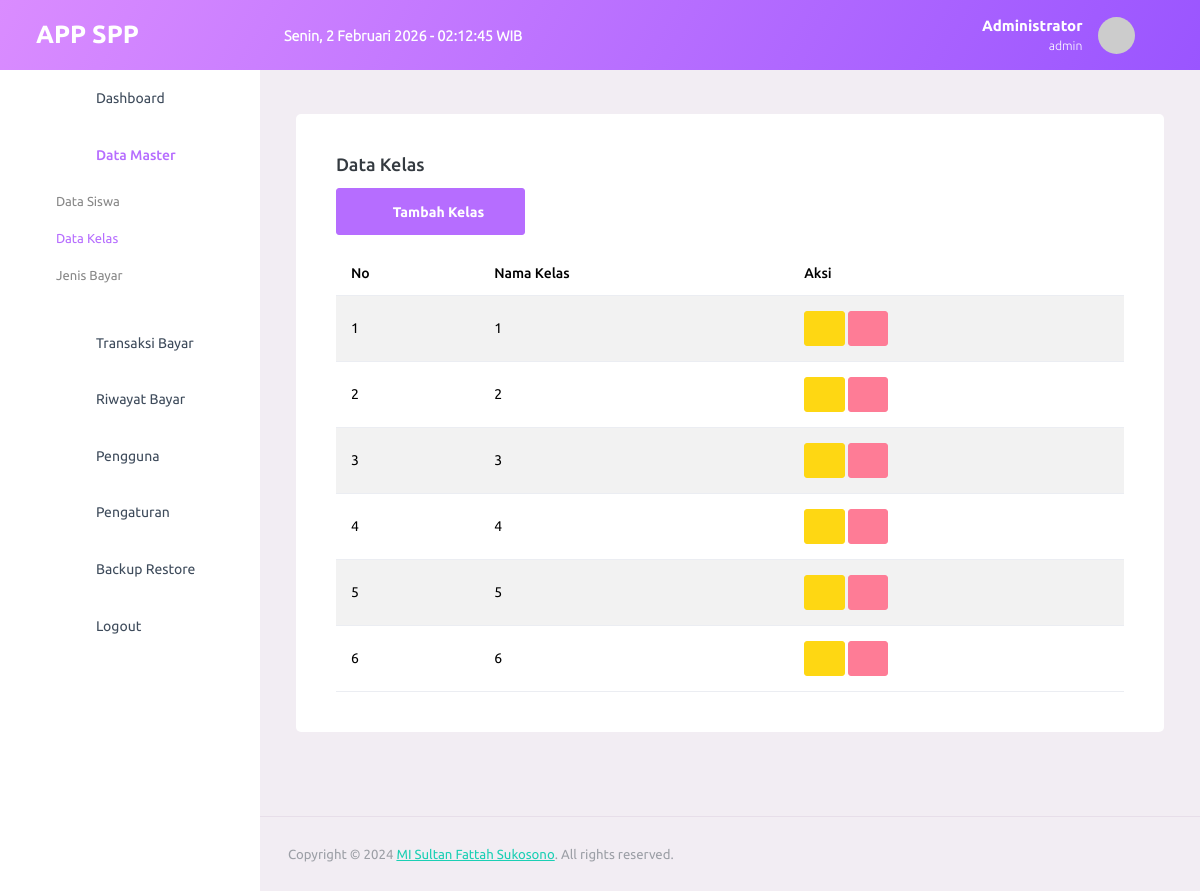
/data/kelas.php (signed in), run on the app's committed database.
### tables this page shows
CREATE TABLE `kelas` (
  `id_kelas` int NOT NULL AUTO_INCREMENT,
  `nama_kelas` varchar(20) NOT NULL,
  PRIMARY KEY (`id_kelas`)
);

### data/kelas.php (the view, shortened to what this page needs)
<?php
include '../template/header.php';
include '../template/sidebar.php';
?>
<div class="row">
    <div class="col-lg-12 grid-margin stretch-card">
        <div class="card">
            <div class="card-body">
                <h4 class="card-title">Data Kelas</h4>
                <button type="button" class="btn btn-primary mb-3" data-bs-toggle="modal" data-bs-target="#modalTambah">
                    <i class="mdi mdi-plus"></i> Tambah Kelas
                </button>
                <div class="table-responsive">
                    <table class="table table-striped">
                        <thead>
                            <tr>
                                <th>No</th>
                                <th>Nama Kelas</th>
                                <th>Aksi</th>
                            </tr>
                        </thead>
                        <tbody>
                            <?php
                            $no = 1;
                            $query = mysqli_query($koneksi, "SELECT * FROM kelas ORDER BY nama_kelas ASC");
                            while ($row = mysqli_fetch_assoc($query)) :
                            ?>
                                <tr>
                                    <td><?= $no++ ?></td>
                                    <td><?= $row['nama_kelas'] ?></td>
                                    <td>
                                        <button type="button" class="btn btn-warning btn-sm" data-bs-toggle="modal" data-bs-target="#modalEdit<?= $row['id_kelas'] ?>">
                                            <i class="mdi mdi-pencil"></i>
                                        </button>
                                        <a href="kelas.php?hapus=<?= $row['id_kelas'] ?>" class="btn btn-danger btn-sm btn-hapus">
                                            <i class="mdi mdi-delete"></i>
                                        </a>
                                    </td>
                                </tr>
                            <?php endwhile; ?>
                        </tbody>
                    </table>
                </div>
            </div>
        </div>
    </div>
</div>
<?php include '../template/footer.php'; ?>

### data on the page
kelas: nama_kelas "1"
kelas: nama_kelas "2"
kelas: nama_kelas "3"
kelas: nama_kelas "4"
kelas: nama_kelas "5"
kelas: nama_kelas "6"

### other printed values
$_SESSION['nama_lengkap'] "Administrator"
$_SESSION['role'] "admin"
